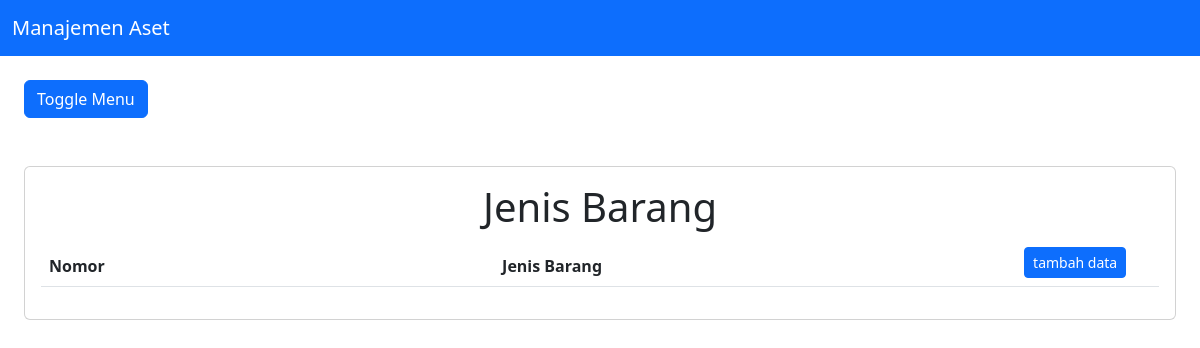
Page /jenis/index.php on the earlier database version.
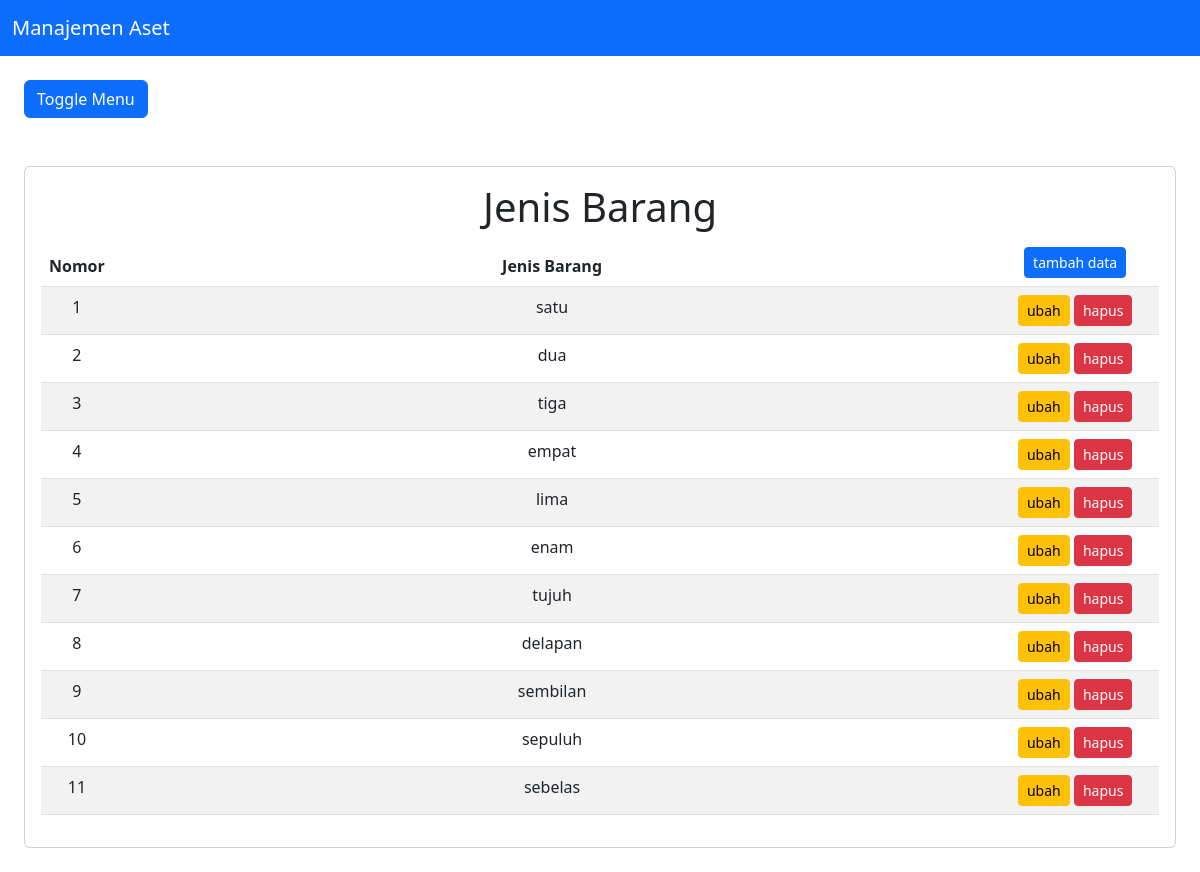
Same page on the later database version.
### tables this page shows
CREATE TABLE `jenis_barang`  (
  `id_jenis_barang` int NOT NULL AUTO_INCREMENT,
  `nama_jenis_barang` varchar(255) NOT NULL,
  PRIMARY KEY (`id_jenis_barang`) USING BTREE,
  INDEX `nama_jenis_barang`(`nama_jenis_barang`) USING BTREE
);

### koneksi.php (called while the page is built)
<?php
$db = mysqli_connect("localhost", "root", "", "pendataan");
function query($query)
{
    global $db;
    $result = mysqli_query($db, $query);
    $rows = [];
    while ($row = mysqli_fetch_assoc($result)) {
        $rows[] = $row;
    }
    return $rows;
}

### jenis/index.php (the view, shortened to what this page needs)
<?php
require '../header.php';
$jenis_barang = query("SELECT * FROM jenis_barang ORDER BY id_jenis_barang Asc");
?>
<body>
  <div class="p-4" id="main-content">
    <button class="btn btn-primary" id="button-toggle">
      Toggle Menu
    </button>
    <div class="card mt-5">
      <div class="card-body">
        <h1 style="text-align:center">Jenis Barang </h1>
        <table class="table table-striped" id="datatable">
          <thead>
            <tr style="text-align:center">
              <th width="5%" style="text-align:center">Nomor</th>
              <th style="text-align:center">Jenis Barang</th>
              <th width="15%" style="text-align:center">
                <a class="btn btn-sm btn-primary" href="tambah.php" role="button">tambah data</a>
              </th>
            </tr>
          </thead>
          <tbody>
            <?php $no = 1; ?>
            <?php foreach ($jenis_barang as $row) : ?>
              <tr>
                <td width="5%" style="text-align: center;" scope="row"><?= $no; ?></td>
                <td style="text-align: center;"><?= $row["nama_jenis_barang"]; ?></td>
                <td style="text-align: center">
                  <a class="btn btn-sm btn-warning" href="ubah.php?id_jenis_barang=<?= $row["id_jenis_barang"]; ?>" role="button">ubah</a>
                  <a class="btn btn-sm btn-danger" href="hapus.php?id_jenis_barang=<?= $row["id_jenis_barang"]; ?>" onclick="return confirm('yakin?');" role="button">hapus</a>
                </td>
              </tr>
            <?php $no++;
            endforeach; ?>
          </tbody>
        </table>
      </div>
    </div>
  </div>
</body>
<?php require '../footer.php'; ?>

Differences in the rows shown:
added jenis_barang: nama_jenis_barang "satu"
added jenis_barang: nama_jenis_barang "dua"
added jenis_barang: nama_jenis_barang "tiga"
added jenis_barang: nama_jenis_barang "empat"
added jenis_barang: nama_jenis_barang "lima"
added jenis_barang: nama_jenis_barang "enam"
added jenis_barang: nama_jenis_barang "tujuh"
added jenis_barang: nama_jenis_barang "delapan"
added jenis_barang: nama_jenis_barang "sembilan"
added jenis_barang: nama_jenis_barang "sepuluh"
added jenis_barang: nama_jenis_barang "sebelas"
